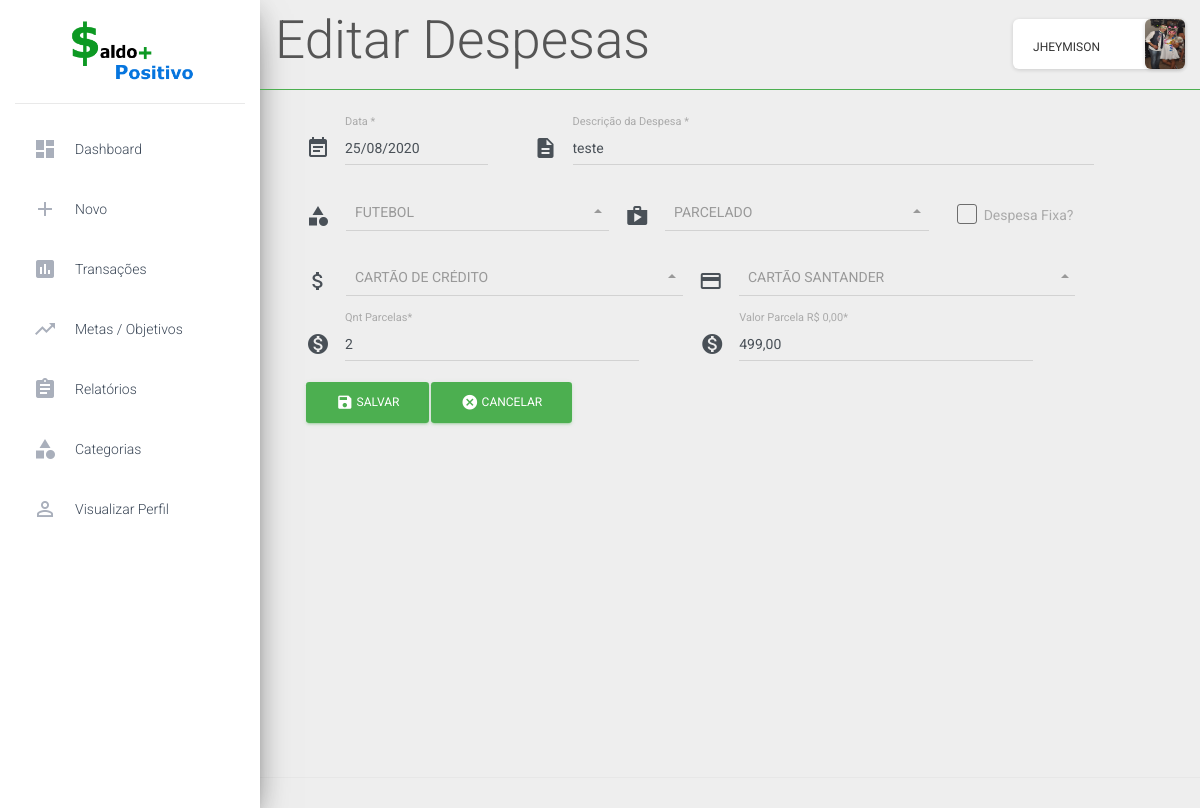
The page /main.php?page=despesas&sec=edita_despesas&id=161 (signed in) on the database its author committed.
### tables this page shows
CREATE TABLE `perfil_usuarios` (
  `id` int(11) NOT NULL,
  `empresa` varchar(300) NOT NULL,
  `profissao` varchar(300) NOT NULL,
  `sobre` varchar(1000) NOT NULL,
  `imagem` varchar(1000) NOT NULL,
  `id_cadastrar_usuarios` int(11) NOT NULL
);

CREATE TABLE `cadastrar_despesas` (
  `id` int(11) NOT NULL,
  `data` date NOT NULL,
  `descricao` varchar(300) NOT NULL,
  `tipo_despesa` varchar(200) NOT NULL,
  `tipo_pagamento` varchar(200) NOT NULL,
  `despesa_fixa` varchar(200) NOT NULL DEFAULT 'Não',
  `valor_despesa` decimal(19,2) NOT NULL,
  `id_cadastrar_usuarios` int(11) NOT NULL
);

CREATE TABLE `tipos_de_despesas` (
  `id` int(11) NOT NULL,
  `tipo_despesa` varchar(200) NOT NULL,
  `id_cadastrar_usuarios` int(11) NOT NULL
);

CREATE TABLE `cadastrar_cartoes` (
  `id` int(11) NOT NULL,
  `titulo` varchar(300) NOT NULL,
  `banco` varchar(300) NOT NULL,
  `bandeira` varchar(100) NOT NULL,
  `limite_total` decimal(19,2) NOT NULL,
  `limite_disponivel` decimal(19,2) NOT NULL,
  `id_cadastrar_usuarios` int(11) NOT NULL
);

CREATE TABLE `pagamentos_parcelados` (
  `id` int(11) NOT NULL,
  `forma_pagamento` varchar(200) NOT NULL,
  `qnt_parcelas` int(10) NOT NULL,
  `id_cadastrar_despesas` int(11) NOT NULL,
  `id_cadastrar_usuarios` int(11) NOT NULL
);

### pages/despesas/edita_despesas.php (the view, shortened to what the rows shown need)
<?php
	function editar_despesas(){
?>
<?php
	include("bd/conecta_bd.php");
	include("routes/links.php");
	$id = $_GET['id'];
	$sql = "SELECT * FROM cadastrar_despesas WHERE id = {$id}";
	$sel = $conecta_bd -> query($sql);
	$despesas = $sel -> fetch_assoc();
	$date = $despesas['data'];
	$data = implode('/', array_reverse(explode('-', $date)));
	$pega_tipo_despesa = "SELECT tipo_despesa FROM cadastrar_despesas WHERE id = '$id'";
	$tipo_despesa = $conecta_bd->query($pega_tipo_despesa);
	$tipo = $tipo_despesa->fetch_assoc();
	foreach($tipo as $tipo){
		$result = $tipo;
	}
	$pega_forma_pagamento_parcelado = "SELECT * FROM pagamentos_parcelados WHERE id_cadastrar_despesas = '$id'";
	$sel_forma_pagamento_parcelado = $conecta_bd -> query($pega_forma_pagamento_parcelado);
	$forma_pagamento_parcelado = $sel_forma_pagamento_parcelado -> fetch_assoc();
	$forma_parcelado = $forma_pagamento_parcelado['forma_pagamento'];
	$qnt_parcelas = $forma_pagamento_parcelado['qnt_parcelas'];
	$valor_parcela = $despesas['valor_despesa'];
	$valor_parcela_format = str_replace('.', ',', $valor_parcela);
	$sql_cartoes_p = "SELECT * FROM cadastrar_cartoes";
	$sel_cartoes_p = $conecta_bd->query($sql_cartoes_p);
	$sql_cartao_utlizado_p = "SELECT * FROM cartoes_parcelados WHERE id_cadastrar_despesas = '$id'";
	$sel_cartao_utlizado_p = $conecta_bd->query($sql_cartao_utlizado_p);
	$cartao_parcelado = $sel_cartao_utlizado_p -> fetch_assoc();
	$cartao_utilizado_p = $cartao_parcelado['id_cadastrar_cartoes'];
?>
<form method="post" action="<?php echo $serv_edita_despesa ?>">
	<div class="row linha1">
		<div class="col-sm-3">
			<div class="input-group dates">
				<div class="input-group-prepend">
					<span class="input-group-text">
						<i class="material-icons">event_note</i>
					</span>
				</div>
				<label for="data" class="bmd-label-floating" style="
				padding-left: 55px;">Data *</label>
				<input id="data" type="text"  class="form-control" name="data" value="<?php echo $data ?>">
			</div>
		</div>
		<div class="col-sm-8">
			<div class="input-group">
				<div class="input-group-prepend">
					<span class="input-group-text">
						<i class="material-icons">description</i>
					</span>
				</div>
				<label for="descricao_despesa" class="bmd-label-floating" style="
				padding-left: 55px;">Descrição da Despesa *</label>
				<input type="text" class="form-control" id="descricao_despesa" name="descricao_despesa" value="<?php echo $despesas['descricao'] ?>">
			</div>
		</div>
	</div>
	<div class="row linha2" style="margin-top: 30px; margin-left: 15px;">
		<div class="col-sm-0" >
			<span class="input-group-text">
				<i class="material-icons">category</i>
			</span>
		</div>
		<div class="col-sm-4">
			<div class="dropdown bootstrap-select form-control form-control-sm dropup ">
              	<select class="form-control selectpicker" data-style="btn btn-link" id="exampleFormControlSelect1 tipo_despesa" name="tipo_despesa">
	                <?php
						$sql_tipo_despesas = "SELECT * FROM tipos_de_despesas ORDER BY tipo_despesa ASC";
						$sel = $conecta_bd->query($sql_tipo_despesas);
                	?>
		            <?php while ( $tipos = $sel->fetch_assoc() ) : ?>
		                <option value="<?php echo $tipos['tipo_despesa'] ?>" <?=($tipos['tipo_despesa'] == $result)?'selected':''?>><?php echo $tipos['tipo_despesa'] ?></option>
		            <?php endwhile; ?>
            	</select>
      		</div>
		</div>
			<div class="col-sm-0" >
				<span class="input-group-text">
					<i class="material-icons">shop</i>
				</span>
			</div>
			<div class="col-sm-4">
				<div class="dropdown bootstrap-select form-control form-control-sm dropup">
              	<select id="tipo_pagamento" class="form-control selectpicker" id="exampleFormControlSelect1" data-style="btn btn-link"   name="tipo_pagamento">
	                	<option value="parcelado" <?=($despesas['tipo_pagamento'] == "parcelado")?'selected':''?> >Parcelado</option>
	            	</select>
	      		</div>
			</div>
		<div class="col-sm-3" style="margin-top: 10px;">
			<div id="despesa_fixa" class="form-check">
			    <label class="form-check-label">
			        	Despesa Fixa?
			        <span class="form-check-sign" value="Sim" name="despesa_fixa">
			            <span class="check" name="despesa_fixa"></span>
			        </span>
			    </label>
			</div>
		</div>
	</div>
	<?php
		if( $despesas['tipo_pagamento'] == "a_vista" ){
			$mostrar_a_vista = 'flex';
			$mostrar_parcelado = 'none';
		} else if ( $despesas['tipo_pagamento'] == "parcelado" ) {
			$mostrar_parcelado = 'flex';
		} else {
			$mostrar_a_vista = 'none';
			$mostrar_parcelado = 'none';
		}
	?>
	<div id="mostra_linha_parcelado" class="row" style="margin-top: 25px; margin-left: 15px; display: <?php echo $mostrar_parcelado; ?>;">
		<div class="col-sm-0" >
			<span class="input-group-text">
				<i class="material-icons">attach_money</i>
			</span>
		</div>
		<div class="col-sm-5">
			<div class="dropdown bootstrap-select form-control form-control-sm dropup ">
              	<select id="forma_pagamento_parcelado" class="form-control selectpicker" data-style="btn btn-link"  name="forma_pagamento_parcelado">
	                <option value="cartao_parcelado" <?=($forma_parcelado == "cartao_parcelado")?'selected':''?> >Cartão de Crédito</option>
            	</select>
      		</div>
		</div>
		<div id="mostra_icone_parcelado" class="col-sm-0" style="display: <?=($forma_parcelado == "cartao_parcelado")?'flex':'none'?>;">
			<span class="input-group-text">
				<i class="material-icons">payment</i>
			</span>
		</div>
		<div id="mostra_cartao_parcelado" class="col-sm-5" style="display: <?=($forma_parcelado == "cartao_parcelado")?'flex':'none'?>;">
			<div class="dropdown bootstrap-select form-control form-control-sm dropup ">
              	<select class="form-control selectpicker" data-style="btn btn-link" id="cartao_pagamento_parcelado" name="cartao_pagamento_parcelado">
		            <?php while ( $cartoes_p = $sel_cartoes_p->fetch_assoc() ) : ?>
		                <option value="<?php echo $cartoes_p['id'] ?>" <?=($cartoes_p['id'] == $cartao_utilizado_p)?'selected':''?>><?php echo $cartoes_p['titulo'] ?></option>
		            <?php endwhile; ?>
            	</select>
      		</div>
		</div>
	</div>
	<div id="linha_parcelas_valor" class="row" style="margin-top: 25px; display: <?php echo $mostrar_parcelado; ?>;">
		<div class="col-sm-5">
			<div class="input-group">
				<div class="input-group-prepend">
					<span class="input-group-text">
						<i class="material-icons">monetization_on</i>
					</span>
				</div>
				<label for="qnt_parcelas" class="bmd-label-floating" style="
				padding-left: 55px;">Qnt Parcelas*</label>
				<input type="number" class="form-control" id="qnt_parcelas" name="qnt_parcelas" value="<?php echo $qnt_parcelas ?>">
			</div>
		</div>
		<div class="col-sm-5" style="margin-left: 15px;">
			<div class="input-group">
				<div class="input-group-prepend">
					<span class="input-group-text">
						<i class="material-icons">monetization_on</i>
					</span>
				</div>
				<label for="valor_parcelas" class="bmd-label-floating" style="
				padding-left: 55px;">Valor Parcela R$ 0,00*</label>
				<input type="text" class="form-control" id="valor_parcelas" name="valor_parcelas" value="<?php echo $valor_parcela_format ?>">
			</div>
		</div>
	</div>
	<div class="row" style="margin-top: 15px; margin-left: 15px;">
		<div class="col-sm-0">
			<button type="submit" class="btn btn-primary btn-success">
			  	<i class="material-icons">save</i> Salvar
			</button>
		</div>
		<div class="col-sm-0">
			<a href="<?php echo $page_cadastrar_despesa ?>">
				<button type="button" class="btn btn-success">
				  	<i class="material-icons">cancel</i> Cancelar
				</button>
			</a>
		</div>
	</div>
</form>
<?php }; ?>
<?php editar_despesas(); ?>

### main.php (shortened to what the rows shown need)
<?php
    if ( $_SESSION['logado'] == true ) :
    $id_usuario = $_SESSION['user']['id'];
    $usuario = $_SESSION['user']['nome'];
    $nome = explode(" ", $usuario);
    include("bd/conecta_bd.php");
    include("inserts/title_pages.php");
    $sql_perfil = "SELECT * FROM perfil_usuarios WHERE id_cadastrar_usuarios = '$id_usuario'";
    $sel_perfil = $conecta_bd->query($sql_perfil);
    $perfil = $sel_perfil -> fetch_assoc();
    $imagem = $perfil['imagem'];
?>
<!doctype html>
<html>
<head>
    <link rel="stylesheet" href="https://maxcdn.bootstrapcdn.com/font-awesome/latest/css/font-awesome.min.css">
    <link href="assets/css/material-dashboard2.min.css" rel="stylesheet" />
    <link href="assets/css/material-dashboard.min.css" rel="stylesheet" />
    <link href="assets/demo/demo.css" rel="stylesheet" />
    <link rel="stylesheet" type="text/css" href="chartist/chartist.min.css">
    <link rel="stylesheet" type="text/css" href="assets/css/style.css">
    <link rel="stylesheet" href="https://cdn.jsdelivr.net/docsearch.js/2/docsearch.min.css" />
    <link rel="stylesheet" href="assets/demo/docs.min.css">
</head>
<body>
    <div class="wrapper ">
        <div class="sidebar" data-color="green" data-background-color="white">
            <div class="logo">
                <a href="main.php?sec=dashboard">
                    <img id="logoSite" src="assets/img/logo.png">
                </a>
            </div>
            <div class="sidebar-wrapper">
                <ul class="nav">
                    <li class="nav-item <?=($pageInfo == 'dashboard')?'active':''?>">
                        <a class="nav-link" href="main.php?sec=dashboard">
                            <i class="material-icons">dashboard</i>
                            <p>Dashboard</p>
                        </a>
                    </li>
                    <li class="nav-item dropdown <?=($pageInfo == 'cadastrar_ganho' || $pageInfo == 'cadastrar_despesa' || $pageInfo == 'cadastrar_cartoes')?'active':''?>">
                        <a class="nav-link" href="#" id="navbarDropdownMenuLink" data-toggle="dropdown" aria-haspopup="true" aria-expanded="false">
                            <i class="material-icons">add</i>
                            <p>Novo</p>
                        </a>
                    </li>
                    <li class="nav-item <?=($pageInfo == 'vizualizar_transacoes')?'active':''?>" >
                        <a class="nav-link" href="main.php?page=transacoes&sec=vizualizar_transacoes">
                            <i class="material-icons">assessment</i>
                            <p>Transações</p>
                        </a>
                    </li>
                    <li class="nav-item <?=($pageInfo == 'cadastrar_metas')?'active':''?>"">
                        <a class="nav-link" href="main.php?page=metas&sec=cadastrar_metas">
                            <i class="material-icons">trending_up</i>
                            <p>Metas / Objetivos</p>
                        </a>
                    </li>
                    <li class="nav-item dropdown <?=($pageInfo == 'relatorio_ganhos' || $pageInfo == 'relatorio_despesas' || $pageInfo == 'relatorio_tipo_pagamento' )?'active':''?>" >
                        <a class="nav-link" href="#" id="navbarDropdownMenuLink" data-toggle="dropdown" aria-haspopup="true" aria-expanded="false">
                            <i class="material-icons">assignment</i>
                            <p>Relatórios</p>
                        </a>
                    </li>
                    <li class="nav-item dropdown <?=($pageInfo == 'cadastra_tipo_ganhos' || $pageInfo == 'cadastra_tipo_despesas')?'active':''?>">
                        <a class="nav-link" href="#" id="navbarDropdownMenuLink" data-toggle="dropdown" aria-haspopup="true" aria-expanded="false" name="tipo_ganhO_despesa">
                            <i class="material-icons">category</i>
                            <p>Categorias</p>
                        </a>
                    </li>
                    <li class="nav-item <?=($pageInfo == 'vizualizar_perfil')?'active':''?>" >
                        <a class="nav-link" href="main.php?page=perfil&sec=vizualizar_perfil" name="vizualizar_perfil">
                            <i class="material-icons">perm_identity</i>
                            <p>Visualizar Perfil</p>
                        </a>
                    </li>
                </ul>
            </div>
        </div>
        <div class="main-panel">
            <nav class="navbar navbar-expand-lg navbar-transparent navbar-absolute fixed-top ">
                <div class="container-fluid">
                    <div class="navbar-wrapper">
                        <h1><?php echo $pageFormat ?><h1>
                    </div>
                    <div class="collapse navbar-collapse justify-content-end">
                        <ul class="navbar-nav">
                            <li class="nav-item">
                                <div class="card">
                                    <div class="card-body">
                                        <div class="row">
                                            <div class="col">
                                                <div class="dropdown nomePerfil">
                                                    <a class="nav-link" id="navbarDropdownMenuLink" data-toggle="dropdown" aria-haspopup="true" aria-expanded="false" style="cursor: pointer;">
                                                        <?php echo $nome[0]; ?>
                                                    </a>
                                                </div>
                                            </div>
                                            <div class="col">
                                                <img class="card imgPerfil" src="<?php echo $imagem ?>" rel="nofollow" alt="Card image cap">
                                            </div>
                                        </div>
                                    </div>
                                </div>
                            </li>
                        </ul>
                    </div>
                </div>
            </nav>
            <div class="content">
                <div class="container-fluid">
                    <?php
                        include("routes/routes_main.php");
                    ?>
                </div>
            </div>
            <footer class="footer">
            </footer>
        </div>
    </div>
</html>
<?php endif; ?>

### rows shown on the page
perfil_usuarios: imagem (picture)
cadastrar_despesas: data "25/08/2020", descricao_despesa "teste", valor_parcelas "499,00"
tipos_de_despesas: tipo_despesa "FUTEBOL"
cadastrar_cartoes: titulo "CARTÃO SANTANDER"
pagamentos_parcelados: qnt_parcelas "2"

### other values the page prints
$pageFormat "Editar Despesas"
$nome[0] "JHEYMISON"
